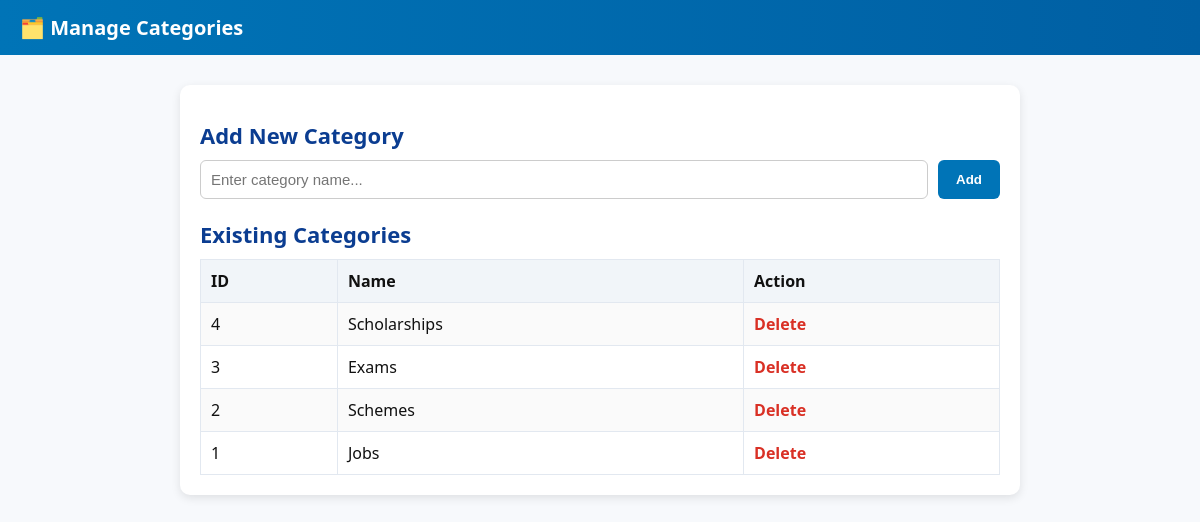
The page /admin/categories1.php (signed in) on the database its author committed.
### tables this page shows
CREATE TABLE IF NOT EXISTS `categories` (
  `id` INT(11) NOT NULL AUTO_INCREMENT,
  `name` VARCHAR(255) NOT NULL,
  `slug` VARCHAR(255) NOT NULL DEFAULT '',
  `post_count` INT(11) DEFAULT 0,
  `created_at` DATETIME NOT NULL DEFAULT CURRENT_TIMESTAMP,
  PRIMARY KEY (`id`)
);

### admin/categories1.php (the view, shortened to what this page needs)
<?php
global $pdo;
$categories = $pdo->query("SELECT id, name FROM categories ORDER BY id DESC")->fetchAll(PDO::FETCH_ASSOC);
?>
<!doctype html>
<html lang="en">
<head>
</head>
<body>
<header>🗂️ Manage Categories</header>
<div class="container">
  <h1>Add New Category</h1>
  <form method="post">
    <input type="text" name="name" placeholder="Enter category name..." required>
    <button type="submit">Add</button>
  </form>
  <h1>Existing Categories</h1>
  <?php if (empty($categories)): ?>
    <p>No categories yet. Add your first one above.</p>
  <?php else: ?>
    <table>
      <tr>
        <th>ID</th>
        <th>Name</th>
        <th>Action</th>
      </tr>
      <?php foreach ($categories as $cat): ?>
      <tr>
        <td><?= (int)$cat['id']; ?></td>
        <td><?= htmlspecialchars($cat['name']); ?></td>
        <td><a class="delete-btn" href="?delete=<?= (int)$cat['id']; ?>" onclick="return confirm('Delete this category?')">Delete</a></td>
      </tr>
      <?php endforeach; ?>
    </table>
  <?php endif; ?>
</div>
</body>
</html>

### admin/categories1.php (style rules this page uses)
body { font-family: 'Segoe UI', sans-serif; background: #f7f9fc; margin: 0; padding: 0; color: #111; }
header { background: linear-gradient(90deg,#0074b7,#005fa3); color: #fff; padding: 14px 20px; font-size: 20px; font-weight: 700; }
.container { max-width: 800px; margin: 30px auto; background: #fff; border-radius: 10px; box-shadow: 0 3px 10px rgba(0,0,0,0.1); padding: 20px; }
h1 { font-size: 22px; margin-bottom: 10px; color: #0b3d91; }
form { display: flex; gap: 10px; margin-bottom: 20px; }
input[type=text] { flex: 1; padding: 10px; border: 1px solid #ccc; border-radius: 6px; font-size: 15px; }
button { background: #0074b7; color: #fff; border: none; padding: 10px 18px; border-radius: 6px; font-weight: 600; cursor: pointer; }
table { width: 100%; border-collapse: collapse; margin-top: 10px; }
th, td { border: 1px solid #e2e8f0; padding: 10px; text-align: left; }
th { background: #f1f5f9; }
tr:nth-child(even) { background: #fafafa; }
a.delete-btn { color: #d93025; text-decoration: none; font-weight: bold; }

### rows shown on the page
categories: id "4", name "Scholarships"
categories: id "3", name "Exams"
categories: id "2", name "Schemes"
categories: id "1", name "Jobs"
